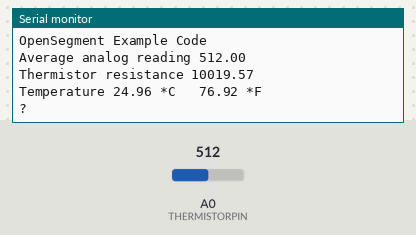
Recording of a sketch running on a simulated Arduino Uno, built with avr-gcc and run on an emulated ATmega328P. Shown: the last lines printed to the serial monitor. The inputs (shaded band) are chosen by the test bench; at power-on: A0 (THERMISTORPIN) = 512.

Above: at 1.2 s.
1.3 s: A0 (THERMISTORPIN) set to 1023
At 3.3 s:
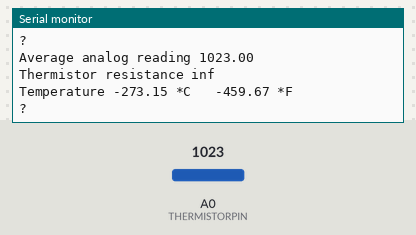
4.3 s: A0 (THERMISTORPIN) set to 900
At 6.4 s:
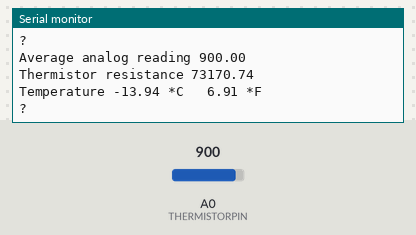
Timing chart, 0 to 7.9 s (numbered marks = the images above; inputs shaded):
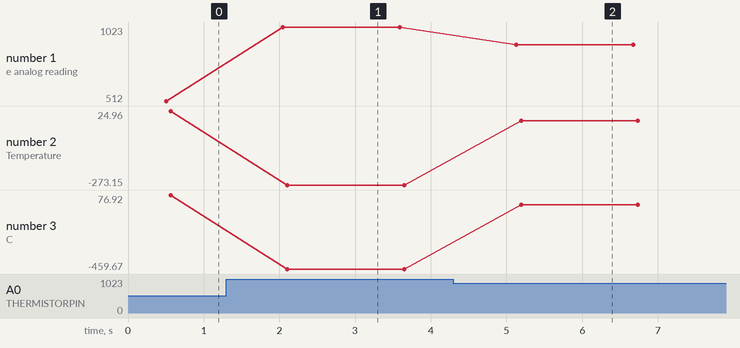

The sketch:

thermistortemp2display.ino
```cpp
//combining display sample with thermister sample


//display segment
/*
 9-23-2012
 Spark Fun Electronics
 Nathan Seidle

 This code is public domain but you buy me a beer if you use this and we meet someday (Beerware license).

 Serial7Segment is an open source seven segment display.

 This is example code that shows how to display basic numbers on the display.

 Note: This code expects the display to be listening at 9600bps. If your display is not at 9600bps, you can
 do a software or hardware reset. See the Wiki for more info:
 http://github.com/sparkfun/Serial7SegmentDisplay/wiki/Special-Commands#wiki-baud

 To get this code to work, attached an Serial7Segment to an Arduino Uno using the following pins:
 Pin 8 on Uno (software serial TX) to RX on Serial7Segment
 VIN to PWR
 GND to GND

*/

#include <SoftwareSerial.h>

SoftwareSerial Serial7Segment(7, 8); //RX pin, TX pin

//thermister section
// which analog pin to connect
#define THERMISTORPIN A0
// resistance at 25 degrees C
#define THERMISTORNOMINAL 10000
// temp. for nominal resistance (almost always 25 C)
#define TEMPERATURENOMINAL 25
// how many samples to take and average, more takes longer
// but is more 'smooth'
#define NUMSAMPLES 5
// The beta coefficient of the thermistor (usually 3000-4000)
#define BCOEFFICIENT 3950
// the value of the 'other' resistor
#define SERIESRESISTOR 10000

int samples[NUMSAMPLES];

void setup(void) {
  Serial.begin(9600);
  //analogReference(EXTERNAL);
   Serial.println("OpenSegment Example Code");

  Serial7Segment.begin(9600); //Talk to the Serial7Segment at 9600 bps
  Serial7Segment.write('v'); //Reset the display - this forces the cursor to return to the beginning of the display
}

void loop(void) {
  uint8_t i;
  float average;
  float f;

  // take N samples in a row, with a slight delay
  for (i=0; i< NUMSAMPLES; i++) {
   samples[i] = analogRead(THERMISTORPIN);
   //Serial.print("read=");
  // Serial.println(i);
  // Serial.println(samples[i]);
   delay(100);
  }

  // average all the samples out
  average = 0;
  f=0;
  for (i=0; i< NUMSAMPLES; i++) {
     average += samples[i];
  }
  average /= NUMSAMPLES;

  Serial.print("Average analog reading ");
  Serial.println(average);

  // convert the value to resistance
  average = 1023 / average - 1;
  average = SERIESRESISTOR / average;
  Serial.print("Thermistor resistance ");
  Serial.println(average);

  float steinhart;
  steinhart = average / THERMISTORNOMINAL;     // (R/Ro)
  steinhart = log(steinhart);                  // ln(R/Ro)
  steinhart /= BCOEFFICIENT;                   // 1/B * ln(R/Ro)
  steinhart += 1.0 / (TEMPERATURENOMINAL + 273.15); // + (1/To)
  steinhart = 1.0 / steinhart;                 // Invert
  steinhart -= 273.15;                         // convert to C

 f=(steinhart*9/5)+ 32;

  Serial.print("Temperature ");
  Serial.print(steinhart);
  Serial.print(" *C   ");
  Serial.print(f);
  Serial.println(" *F ");

   char tempString[10]; //Used for sprintf
 sprintf(tempString, "%f \n", (float )13.1); //Convert deciSecond into a string that is right adjusted
 Serial.println(tempString); //Convert deciSecond into a string that is right adjusted
 //sprintf(tempString, "%4d", (int)f); //Convert deciSecond into a string that is right adjusted
  //sprintf(tempString, "%d", cycles); //Convert deciSecond into a string that is left adjusted (requires digit 1 command)
  //sprintf(tempString, "%04d", cycles); //Convert deciSecond into a string with leading zeros
  //sprintf(tempString, "%4X", cycles); //Count in HEX, right adjusted
  //int negativeCycles = cycles * -1;
  //sprintf(tempString, "%4d", negativeCycles); //Shows a negative sign infront of right adjusted number

  //Note: This method works well as long as your number is less than or equal to 4 digits.
  //14422 will cause the display to wrap (5 digits)
  //-5766 will cause the display to wrap (5 digits)
  //To fix this, send a 'v' character or look at how to control the digit placement
  //https://github.com/sparkfun/Serial7SegmentDisplay/wiki/Basic-Usage#wiki-cursor

  Serial7Segment.print(tempString); //Send serial string out the soft serial port to the S7S


  delay(1000);
}
```

Measured:
- after the input at 1.3 s, the serial monitor: prints a new line after 0.74 s (image 1)
- after the input at 4.3 s, the serial monitor: prints a new line after 0.83 s (image 2)
- plotted number 1: 512 → 1023 after the input at 1.3 s, 1023 → 900 after the input at 4.3 s
- plotted number 2: 24.96 → -273.15 after the input at 1.3 s, -273.15 → -13.94 after the input at 4.3 s
- plotted number 3: 76.92 → -459.67 after the input at 1.3 s, -459.67 → 6.91 after the input at 4.3 s
